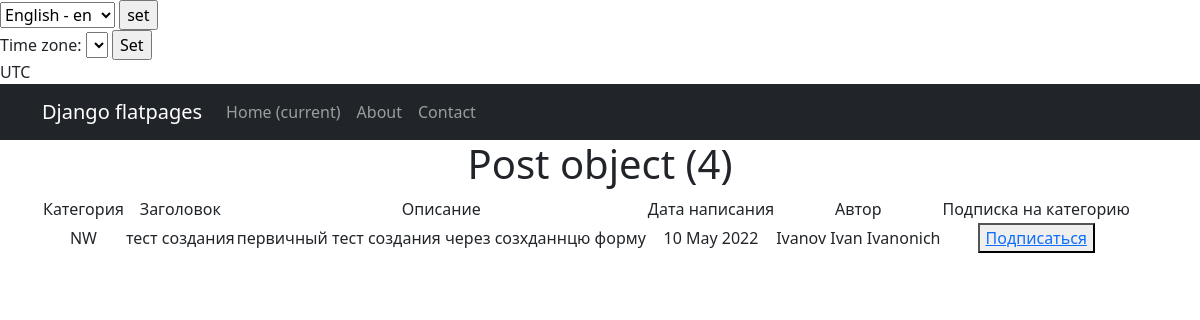
Page /news/4 on the committed database.
### news/models.py (models this page shows, shortened)
class Post(models.Model):
    author = models.ForeignKey(Author, on_delete=models.CASCADE)
    NEWS = 'NW'
    ARTICLE = 'AR'
    CATEGORY_CHOICES = (
        (NEWS, 'Новость'),
        (ARTICLE, 'Статья'),
    )
    categoryType = models.CharField(max_length=2, choices=CATEGORY_CHOICES, default=ARTICLE)
    dateCreation = models.DateTimeField(auto_now_add=True)
    postCategory = models.ManyToManyField(Category, through='PostCategory')
    title = models.CharField(max_length=128)
    text = models.TextField()
    rating = models.SmallIntegerField(default=0)

class Author(models.Model):
    authorUser = models.OneToOneField(User, on_delete=models.CASCADE)
    ratingAuthor = models.SmallIntegerField(default=0)

### news/views.py (the view)
# urls.py: path('<int:pk>', cache_page(30*10)(PostDetail.as_view()), name='post_detail'), # добавим кэширование на детали товара. Раз в 10 минут (запись в сек) товар будет записываться в кэш для экономии ресурсо
class PostDetail(DetailView):
    model = Post
    template_name = 'newso.html'
    context_object_name = 'post'
    queryset = Post.objects.all()
    def get_object(self, *args, **kwargs):  # переопределяем метод получения объекта, как ни странно
        obj = cache.get(f'post-{self.kwargs["pk"]}',
                        None)  # кэш очень похож на словарь, и метод get действует так же. Он забирает значение по ключу, если его нет, то забирает None.
        if not obj:
            obj = super().get_object(queryset=self.queryset)
            cache.set(f'post-{self.kwargs["pk"]}', obj)
        return obj

### news/templatetags/custom_filters.py (called while the page is built)
@register.filter()
def censor(value):
      return value.replace("редиска", "р******")

### templates/newso.html (shortened to what this page needs)
{% extends 'flatpages/default.html' %}
{% load custom_filters %}
{% block content %}
<h1>{{ post }}</h1>
<table>
           <tr>
               <td>Категория</td>
               <td>Заголовок</td>
               <td>Описание</td>
               <td>Дата написания</td>
               <td>Автор</td>
               <td>Подписка на категорию</td>
           </tr>
           <tr>
               <td>{{ post.categoryType }}</td>
               <td>{{ post.title|censor}}</td>
               <td>{{ post.text|censor}}</td>
               <td>{{ post.dateCreation|date:'d M Y' }}</td>
               <td>{{ post.author.authorUser }}</td>
               <td><button> <a href="upgrade/">Подписаться</a> </button></td>
           </tr>
       </table>
{% endblock content %}

### rows in the picture
Post: id "Post object (4)", categoryType "NW", title|censor "тест создания", text|censor "первичный тест создания через созхданнцю форму", dateCreation "10 May 2022", author.authorUser "Ivanov Ivan Ivanonich"

### other values in the picture
{{ TIME_ZONE }} "UTC"
form field language "English - en"
